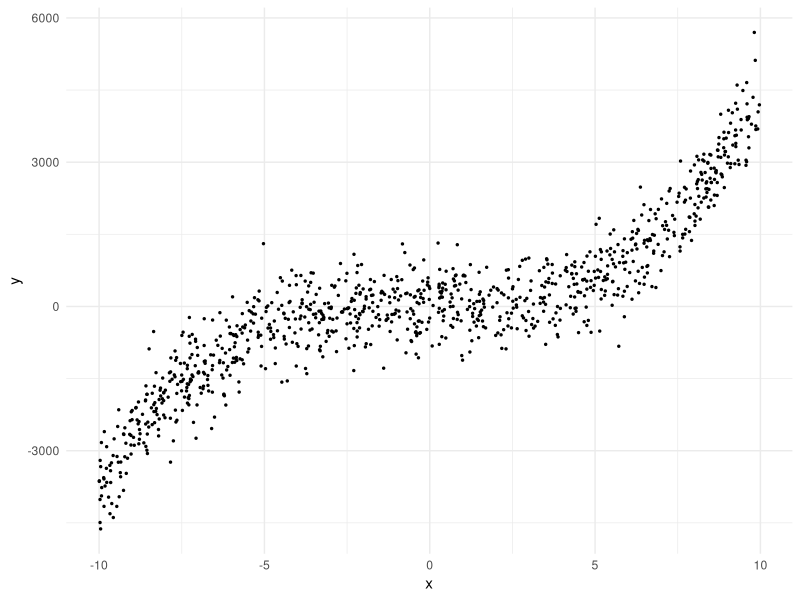

Reproduce this figure in R.
library(tidyverse)
set.seed(42)
x <- runif(1000, -10, 10)
e <- rnorm(1000, 0, 500)
x2 <- x^2
x3 <- x^3
y <- 1 + 2 * x + 3 * x2 + 4 * x3 + e
df <- tibble(y, x, x2, x3)

p <- df %>%
    ggplot(aes(y = y, x = x)) +
    geom_point(size = 0.5) +
    theme_minimal()
ggsave("data.jpg", p, bg = "white")
write_csv(df, "simple_data.csv")
